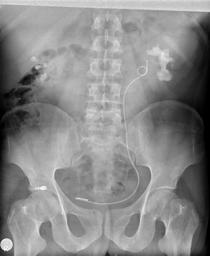
#> input picture dataset/alti.jpg, 210 x 256 px; its folder holds 4 pictures in this run
$ python bulk_image_resize.py --input_dir dataset
#> lines starting #> are read from the running program, lines starting #| are printed output that depends on the picture
import os
import argparse
from PIL import Image

DEFAULT_SIZE = (320, 180)


def resize_image(input_dir, infile, output_dir="resized6480", size=DEFAULT_SIZE):
#> called with input_dir = 'dataset', infile = 'alti.jpg', output_dir = 'resized6480', size = (320, 180)
    outfile = os.path.splitext(infile)[0] + "_resized"
    extension = os.path.splitext(infile)[1]

    try:
        img = Image.open(input_dir + '/' + infile)
#> img is the input picture: PIL image 210x256 RGB; min 0, max 255, mean 136.6
        img = img.resize((size[0], size[1]), Image.LANCZOS)
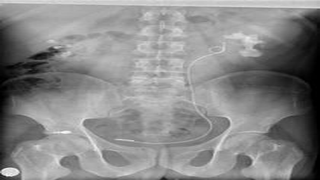
#> img: PIL image 320x180 RGB; min 0, max 251, mean 136.6

        new_file = output_dir + "/" + outfile + extension
        img.save(new_file)
    except IOError:
        print("unable to resize image {}".format(infile))


if __name__ == "__main__":
    dir = os.getcwd()

    parser = argparse.ArgumentParser()
    parser.add_argument('-i', '--input_dir', help='Full Input Path')
    parser.add_argument('-o', '--output_dir', help='Full Output Path')

    parser.add_argument('-w', '--width', help='Resized Width')
    parser.add_argument('-t', '--height', help='Resized Height')

    args = parser.parse_args()

    if args.input_dir:
        input_dir = args.input_dir
    else:
        input_dir = dir + '/dataset'

    if args.output_dir:
        output_dir = args.output_dir
    else:
        output_dir = dir + '/resized6480'

    if args.width and args.height:
        size = (int(args.width), int(args.height))
    else:
        size = DEFAULT_SIZE

    if not os.path.exists(os.path.join(dir, output_dir)):
        os.mkdir(output_dir)

    try:
        for file in os.listdir(input_dir):
            resize_image(input_dir, file, output_dir, size=size)
#> pass 2 of the loop `for file in os.listdir(input_dir):`:
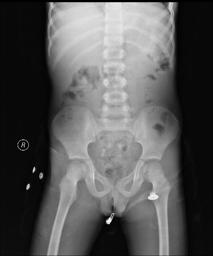
#> input picture dataset/altmisalti.jpg, 213 x 256 px
#> in resize_image, img is the input picture: PIL image 213x256 RGB; min 0, max 255, mean 87.9
#> in resize_image (call 2), `img = img.resize((size[0], size[1]), Image.LANCZOS)`:
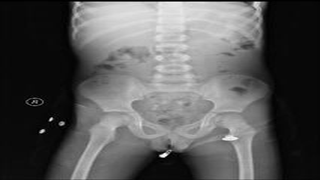
#> img: PIL image 320x180 RGB; min 0, max 255, mean 87.9
#> pass 3 of the loop `for file in os.listdir(input_dir):`:
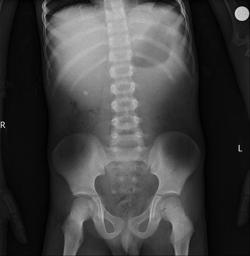
#> input picture dataset/altmisbes.jpg, 250 x 256 px
#> in resize_image, img is the input picture: PIL image 250x256 RGB; min 0, max 220, mean 65
#> in resize_image (call 3), `img = img.resize((size[0], size[1]), Image.LANCZOS)`:
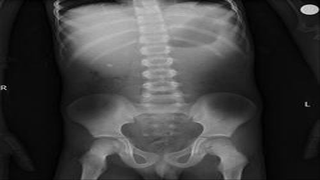
#> img: PIL image 320x180 RGB; min 0, max 222, mean 65
#> the loop made 4 passes; the first 3 are shown
    except OSError:
        print('file not found')
